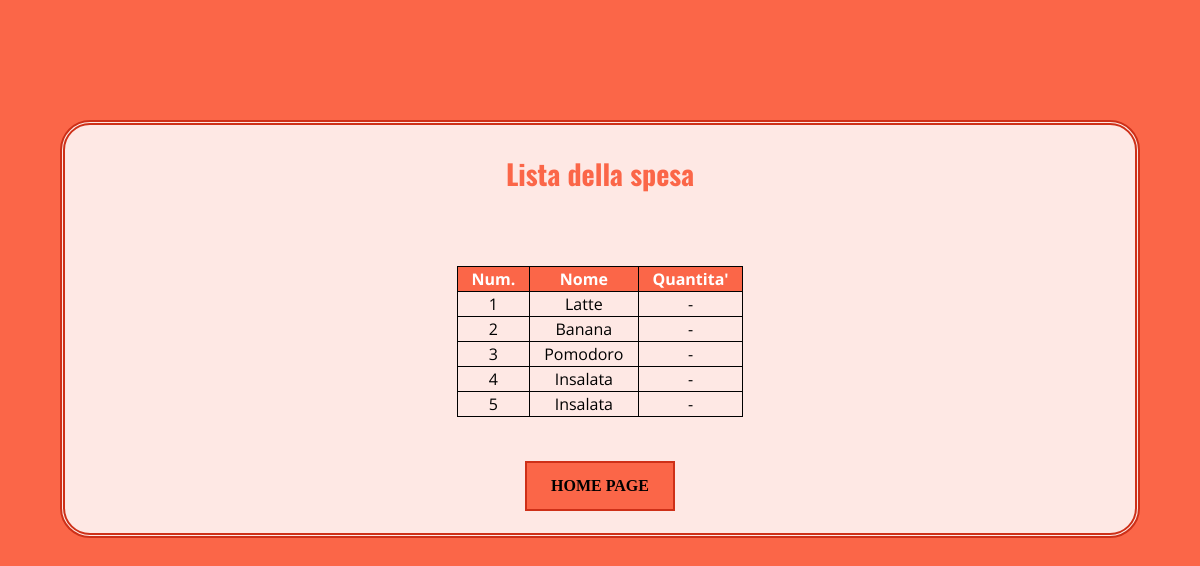
Before: /Sito/Maturita2/spesa.php (signed in) with the older database file.
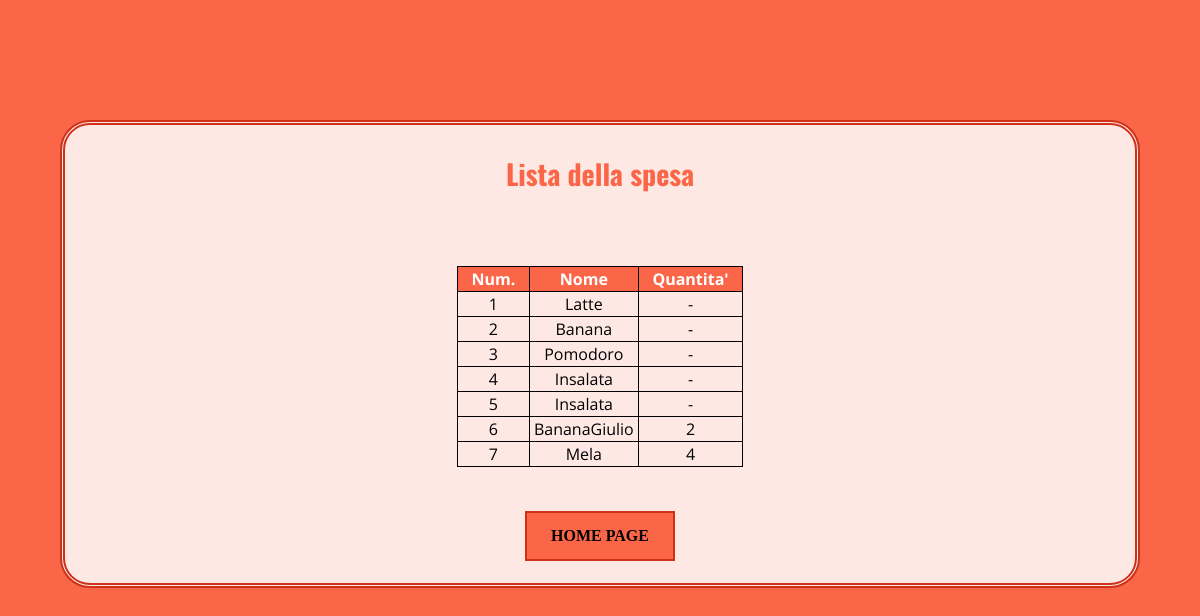
After: the same page with the newer database file.
### tables this page shows
CREATE TABLE IF NOT EXISTS `alimento` (
  `ID` int(11) NOT NULL AUTO_INCREMENT,
  `Nome` varchar(35) NOT NULL,
  PRIMARY KEY (`ID`),
  UNIQUE KEY `Nome` (`Nome`)
);

CREATE TABLE IF NOT EXISTS `listaspesa` (
  `ID` int(5) NOT NULL AUTO_INCREMENT,
  `nomeAlimento` varchar(30) NOT NULL,
  `quantita` int(5) NOT NULL,
  `IDFrigo` int(5) NOT NULL,
  PRIMARY KEY (`ID`),
  KEY `IDFrigo` (`IDFrigo`)
);

### Sito/Maturita2/spesa.php (the view, shortened to what this page needs)
<html>
	<head>
		<link href="css/mioStileSpesa.css" rel="stylesheet">
		<link href="css/font-awesome.min.css" rel="stylesheet">
	</head>
<body>
	<div id="MIOdivRisultati" align="center" >
		<div class="container">
			<div class="row">
				<div class="section-title text-center">
					<h3>Lista della spesa</h3>
					<?php
							@include("connessione.php");
							$i = 1;
							mysqli_select_db($link, "data_frigo");
							$result1 = mysqli_query($link, "SELECT Nome FROM familiare WHERE IDFrigo = ( SELECT ID FROM frigo WHERE Username ='".$_SESSION["CodiceFrigo"]."')");
							if( mysqli_num_rows ( $result1 ) > 0)
							{
								$result = mysqli_query($link, "SELECT Nome FROM alimento JOIN preferito ON IDAlimento = alimento.ID WHERE  alimento.Nome NOT IN ( SELECT prodotto.NomeAlimento FROM prodotto WHERE 1) ");
								$result2 = mysqli_query($link, "SELECT * FROM listaspesa WHERE 1");
								if( mysqli_num_rows ( $result) > 0)
								{
									echo "<table align='center' >";
									echo "<tr><th>&nbsp;&nbsp; Num. &nbsp;&nbsp;</th><th>&nbsp;&nbsp;&nbsp;&nbsp;&nbsp;&nbsp; Nome &nbsp;&nbsp;&nbsp;&nbsp;&nbsp;&nbsp; </th><th>&nbsp;&nbsp; Quantita' &nbsp;&nbsp;</th></tr>";
									while($row = mysqli_fetch_array( $result, MYSQL_BOTH)){
										echo "<tr><td align='center'>".$i."</td><td align='center'>".$row[0]."</td><td align='center'>"."-"."</td></tr>";
										$i++;
									}
								}else echo "</br></br>Tutti gli alimenti preferiti sono presenti nel frigo";
								if( mysqli_num_rows ( $result2) > 0)
								{
									while($row = mysqli_fetch_array( $result2, MYSQL_BOTH)){
										echo "<tr><td align='center'>".$i."</td><td align='center'>".$row['nomeAlimento']."</td><td align='center'>".$row['quantita']."</td></tr>";
										$i++;
									}
								}
								echo "</table>";
							}else echo "</br></br>Nessun familiare registrato";
							?>
					<input type="button" id="torna" name="torna" value="HOME PAGE" onClick="window.location.href ='index.php'"> </br></br>
				</div>
			</div>
		</div>
    </div>
</body>
</html>

### Sito/Maturita2/css/mioStileSpesa.css (style rules this page uses)
#MIOdivRisultati { width: auto; height: auto; background-color: rgba(255, 255, 255, 0.85); position: absolute; text-align: center; left: 5%; right: 5%; top: 15%; margin-bottom: 4.7%; border-color: #CE3018; border-style:double; border-width:thick; border-radius: 30px; }
#torna { background-color: #FB6648; width: 150px; height: 50px; border: 2px solid #CE3018; font-family: Cambria; font-size:16px; font-weight:bold; }
body { background-color: #FB6648; background-attachment: fixed; background-size: cover; background-position: 50% 50%; font-family: 'Open Sans', sans-serif; }
table { border: 1px solid black; border-collapse: collapse; }
td { border-bottom: 1px solid #ddd; border: 1px solid black; }
th { background-color: #FB6648; color: white; border: 1px solid black; }
.section-title h3 { color: #FB6648 !important; //font-style: italic; font-size: 28px; font-family: 'Oswald', sans-serif; text-transform: none; }

Changed rows visible on the page:
added listaspesa: nomeAlimento "BananaGiulio", quantita "2"
added listaspesa: nomeAlimento "Mela", quantita "4"
